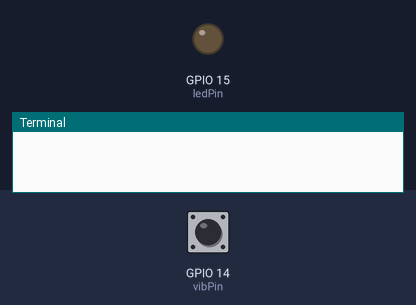
Bench run of a program on a simulated Raspberry Pi (BCM pin numbers). On the bench: output pins drawn as LEDs (lit = HIGH), the last lines printed to the terminal. The inputs (shaded band) are chosen by the test bench; at power-on: GPIO 14 (vibPin) HIGH.

Above: at 1.2 s.
1.3 s: GPIO 14 (vibPin) pulled LOW for 0.15 s
At 2.6 s:
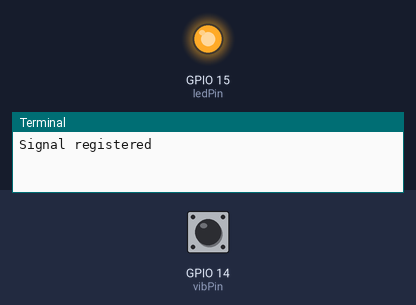
2.9 s: GPIO 14 (vibPin) pulled LOW for 1 s
At 5.1 s:
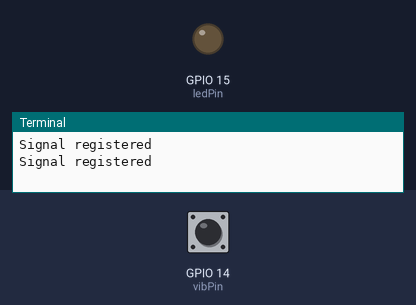
5.4 s: GPIO 14 (vibPin) pulled LOW for 3.2 s
At 9.9 s:
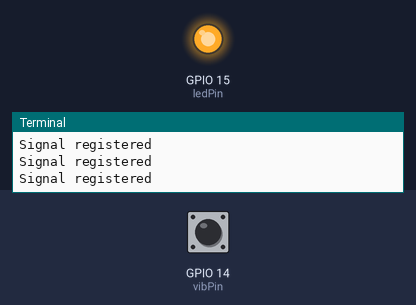
Timing chart, 0 to 11.4 s (numbered marks = the images above; inputs shaded):
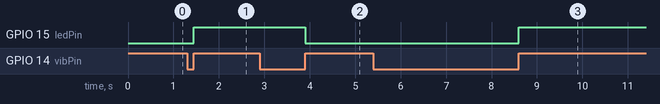

Measured:
- after the input at 1.3 s, GPIO 15 (ledPin): LOW → HIGH after 0.15 s
- after the input at 2.9 s, GPIO 15 (ledPin): HIGH → LOW after 1.0 s
- after the input at 5.4 s, GPIO 15 (ledPin): LOW → HIGH after 3.2 s

The program:

photoelectric-barrier.py
```python
#!/usr/bin/python
# coding=utf-8

import RPi.GPIO as GPIO
import time

class PhotoelectricBarrier(object):
    status = "off"
    vibPin = 14
    ledPin = 15

    def printOutput(self,null):
        print "Signal registered"
        if self.status == "off":
            GPIO.output(self.ledPin, GPIO.HIGH)
            self.status = "on"
        else:
            GPIO.output(self.ledPin, GPIO.LOW)
            self.status = "off"

    def run(self):
        GPIO.setmode(GPIO.BCM)
        GPIO.setup(self.vibPin, GPIO.IN, pull_up_down=GPIO.PUD_UP)
        GPIO.setup(self.ledPin, GPIO.OUT)
        GPIO.output(self.ledPin, GPIO.LOW)
        GPIO.add_event_detect(self.vibPin, GPIO.RISING, callback=self.printOutput, bouncetime=100)

        try:
            while True:
                time.sleep(1)
        except KeyboardInterrupt:
            print "bye bye"
            GPIO.cleanup()


if __name__ == "__main__":
    pb = PhotoelectricBarrier()
    pb.run()
```
